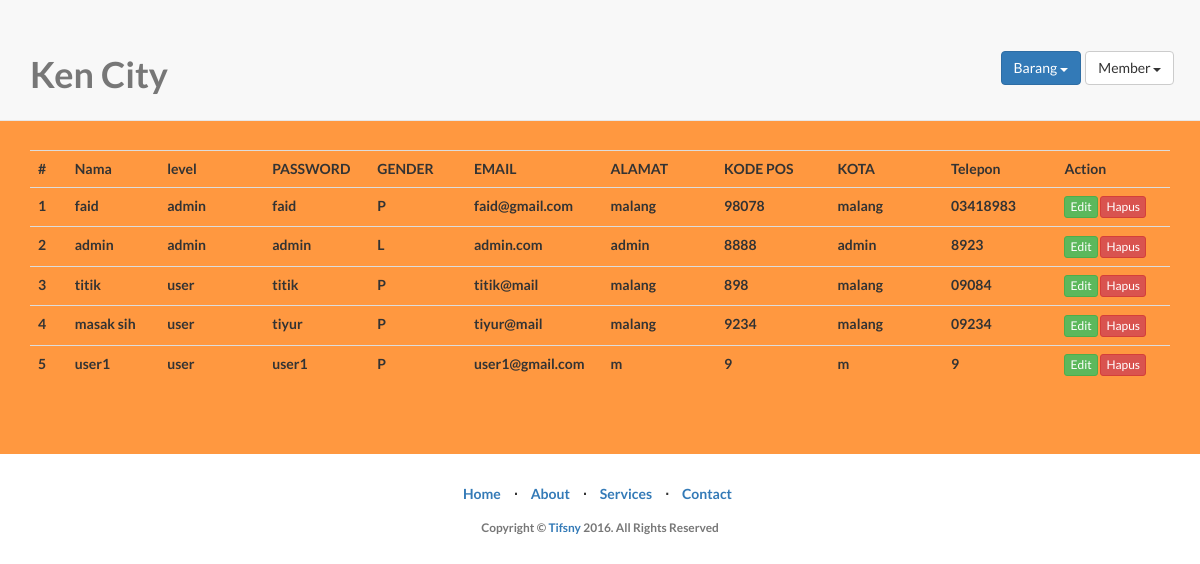
/index.php?pg=tabelMember (signed in), run on an earlier commit of the app's database.
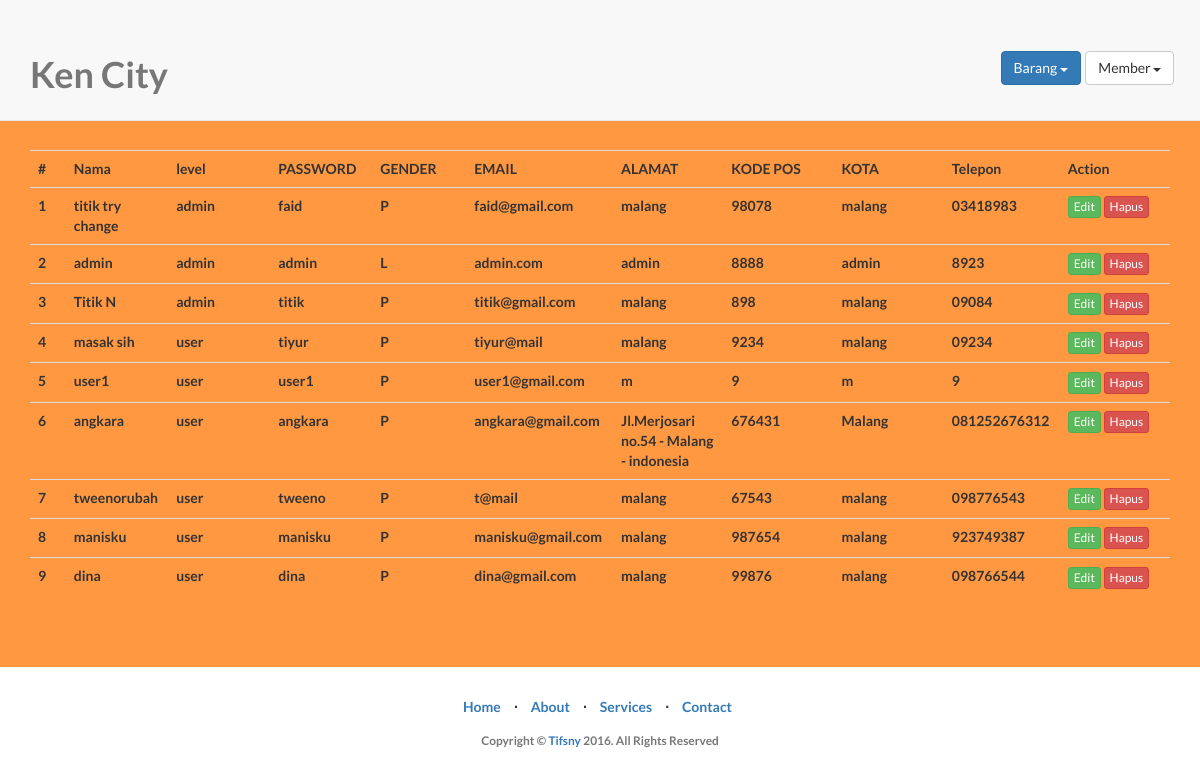
And on a later commit of the database.
### tables this page shows
CREATE TABLE IF NOT EXISTS `member` (
  `id_member` int(11) NOT NULL AUTO_INCREMENT,
  `nama` varchar(25) NOT NULL,
  `gender` set('L','P') NOT NULL,
  `email` varchar(100) NOT NULL,
  `alamat` varchar(200) NOT NULL,
  `kodepos` varchar(6) NOT NULL,
  `kota` varchar(25) NOT NULL,
  `telp` varchar(15) DEFAULT NULL,
  `level` enum('user','admin') NOT NULL,
  `password` varchar(10) NOT NULL,
  PRIMARY KEY (`id_member`)
);

### pages/pagesAdmin/tabelMember.php (the view, shortened to what this page needs)
<br/>
<br />
<?php
$tampil=mysql_query("select * from member");
$no=1;
?>
<br>
<br>
<br>
</center><center>
  <table class="table table">
    <tr>
    <td width="35">#</td>
    <td width="88">Nama</td>
    <td width="100">level</td>
    <td width="100">PASSWORD</td>
    <td width="92">GENDER</td>
    <td width="130">EMAIL</td>
    <td width="108">ALAMAT</td>
    <td width="108">KODE POS</td>
    <td width="108">KOTA</td>
    <td width="108">Telepon</td>
    <td width="108">Action</td>
  </tr>
  <?php
  while ($hasil=mysql_fetch_array($tampil)){?>
  <tr>
    <td><?php print"$no"?></td>
    <td><?php print"$hasil[nama]"?></td>
    <td><?php print"$hasil[level]"?></td>
    <td><?php print"$hasil[password]"?></td>
    <td><?php print"$hasil[gender]"?></td>
    <td><?php print"$hasil[email]"?></td>
    <td><?php print"$hasil[alamat]"?></td>
    <td><?php print"$hasil[kodepos]"?></td>
    <td><?php print"$hasil[kota]"?></td>
    <td><?php print"$hasil[telp]" ?></td>
    <td><a href="index.php?pg=editMember&id_member=<?php echo $hasil['id_member']; ?>" class="btn btn-primary btn-xs btn-success">Edit</a>
        <a href="index.php?pg=hapusMember&id_member=<?php echo $hasil['id_member']; ?>" class="btn btn-primary btn-xs btn-danger">Hapus</a>
    </td>
    <?php $no++ ?>
  </tr>
  <?php } ?>
</table></center>

What changed in the data, as far as the page shows it:
changed member "faid": nama "faid" → "titik try change"
changed member "titik": nama "titik" → "Titik N"; level "user" → "admin"; email "titik@mail" → "titik@gmail.com"
added member: nama "angkara", level "user", password "angkara", gender "P", email "angkara@gmail.com", alamat "Jl.Merjosari no.54 - Malang - indonesia", kodepos "676431", kota "Malang", telp "081252676312"
added member: nama "tweenorubah", level "user", password "tweeno", gender "P", email "t@mail", alamat "malang", kodepos "67543", kota "malang", telp "098776543"
added member: nama "manisku", level "user", password "manisku", gender "P", email "manisku@gmail.com", alamat "malang", kodepos "987654", kota "malang", telp "923749387"
added member: nama "dina", level "user", password "dina", gender "P", email "dina@gmail.com", alamat "malang", kodepos "99876", kota "malang", telp "098766544"
